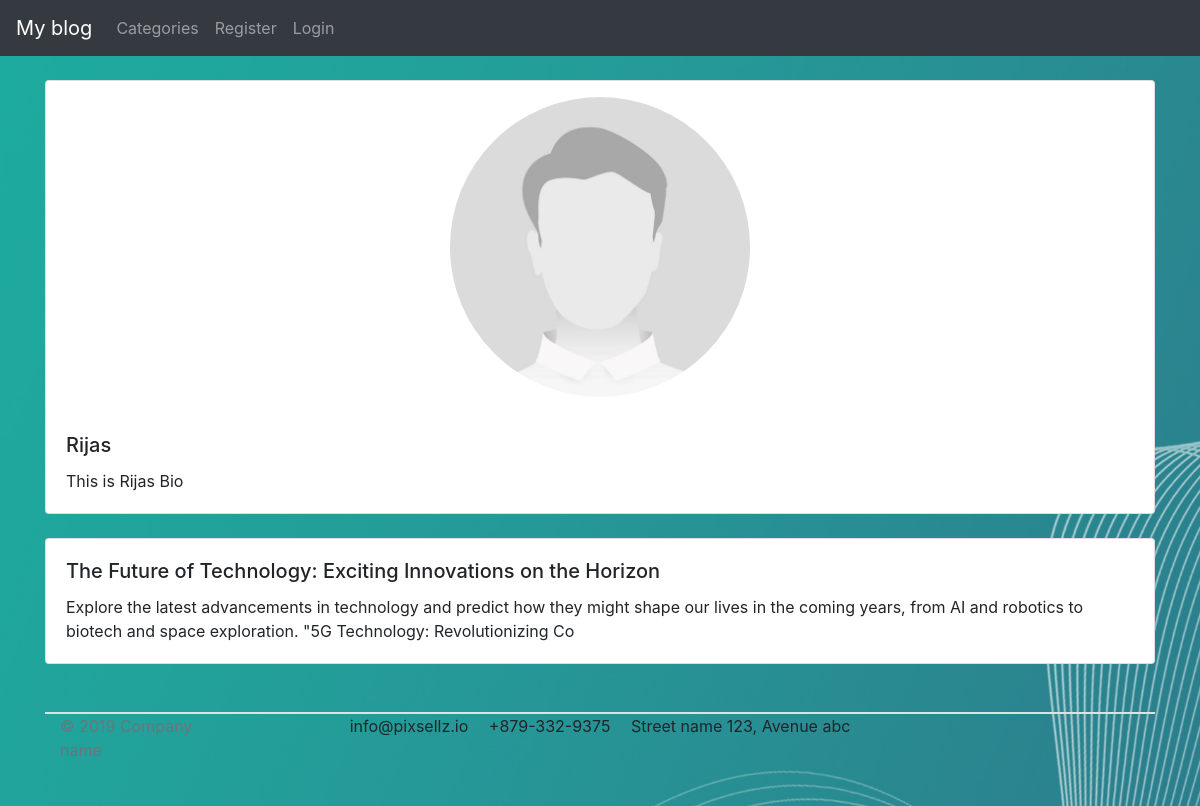
The page /members/1/profile/ on the database as committed earlier.
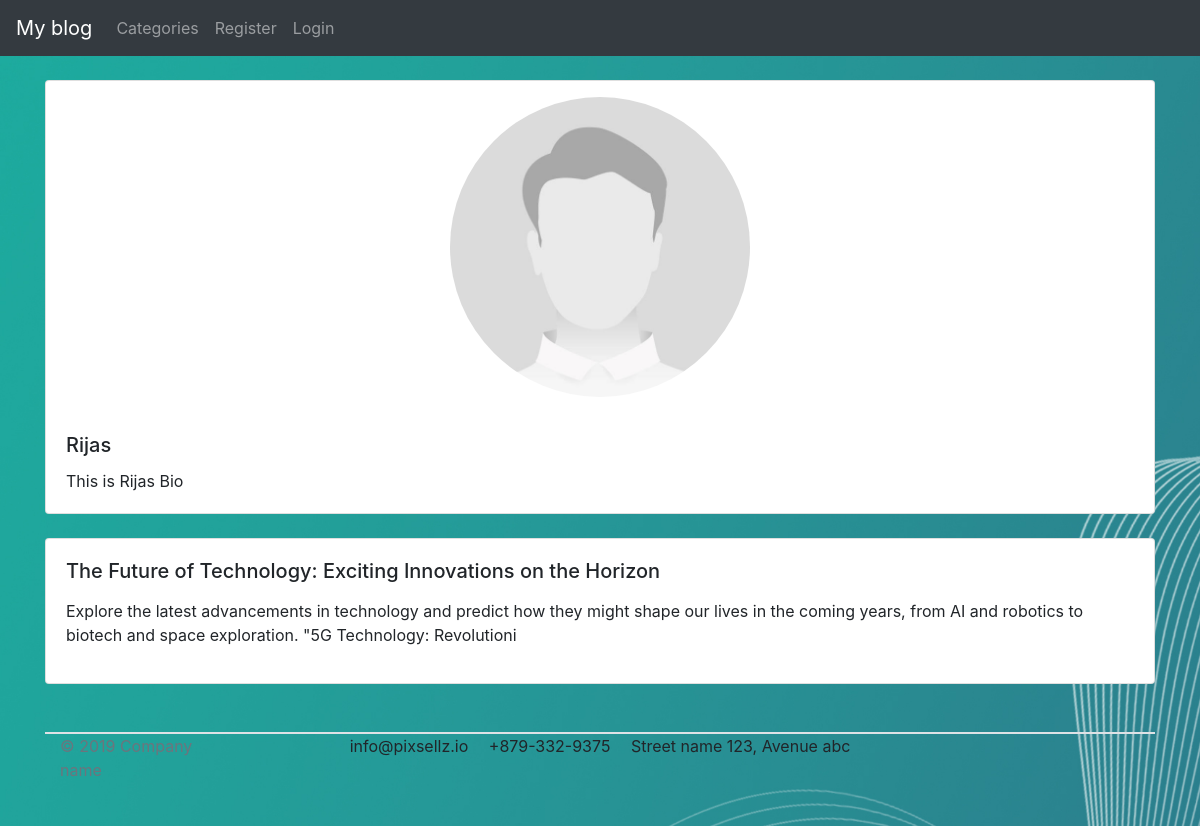
The same page on the database as committed later.
### theblog/models.py (models this page shows, shortened)
class Post(models.Model):
    title = models.CharField(max_length=100)
    title_tag = models.CharField(max_length=100)
    author=models.ForeignKey(User,on_delete=models.CASCADE)
    body=RichTextField(blank=True,null=True)
    created_date=models.DateField(auto_now_add=True)
    category=models.CharField(max_length=200)
    likes=models.ManyToManyField(User,related_name='blog_posts')
    snippet=models.CharField(max_length=100,default='The blog snipet')
    header_image=models.ImageField(null=True,blank=True,upload_to='images/')

### Members/views.py (the view)
# urls.py: path('<int:pk>/profile/',ShowProfilePageView.as_view(),name="show_profile"),
class ShowProfilePageView(DetailView):
    model=UserProfile
    template_name='registration/user_profile.html'
    def get_context_data(self, *args,**kwargs):
        context=super(ShowProfilePageView,self).get_context_data(*args,**kwargs)
        page_user=get_object_or_404(UserProfile,id=self.kwargs['pk'])
        user_post=Post.objects.filter(author=page_user.user)
        context={
            "page_user":page_user,
            "user_post":user_post,
        }
        return context

### Members/templates/registration/user_profile.html (shortened to what this page needs)
{% extends 'base.html' %}
{% load static %}
{% block content %}
<div class="card mb-3 mt-4">
    <div class="d-flex justify-content-center align-items-center">
        {% if page_user.profile_pic %}
        <img class="card-img-top my-3" src="{{page_user.profile_pic.url}}" alt="Card image cap" style="height: 300px; width: 300px; object-fit: cover; border-radius: 50%;">
        {% else %}
        <img class="card-img-top my-3" src="{% static 'theblog/images/default.jpeg' %}" alt="Card image cap" style="height: 300px; width: 300px; object-fit: cover; border-radius: 50%;">
        {% endif %}
    </div>
    <div class="card-body">
      <h5 class="card-title">{{page_user.user.username}}</h5>
      <p class="card-text">{{ page_user.bio }}</p>
    </div>
</div>
{% for post in user_post %}
<div class="card mb-3 mt-4">
    <div class="card-body">
        <h5 class="card-title">{{post.title}}</h5>
        <p class="card-text">{{ post.body|safe|slice:200 }}</p>
    </div>
</div>
{% endfor %}
{% endblock %}

Rows that differ between the two databases and show on the page:
changed Post "The Future of Technology: Exciting Innovations on the Horizon": body "…space exploration. \"5G Technology: Revolutionizing Co" → "…space exploration. \"5G Technology: Revolutioni"
